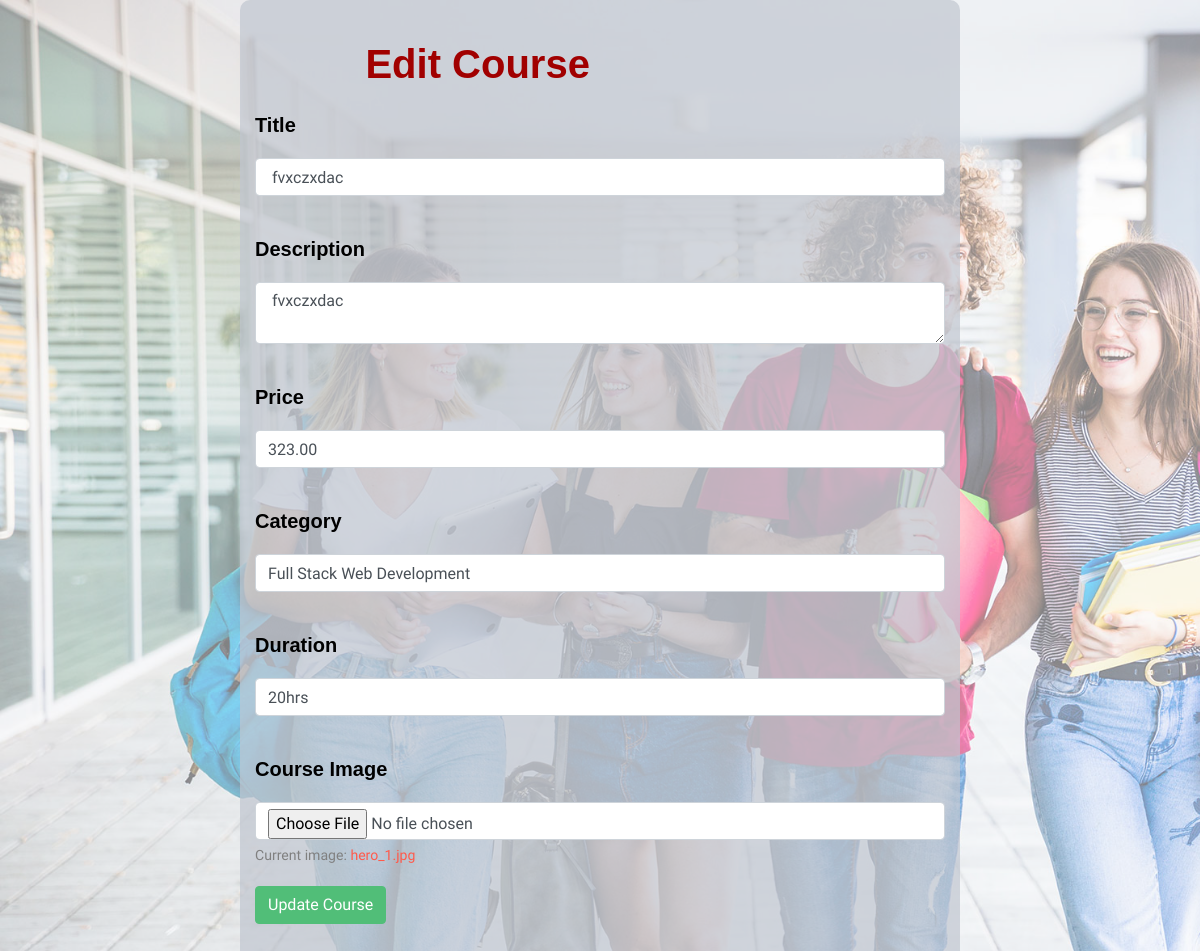
Page /edit_course/1 on the earlier database version.
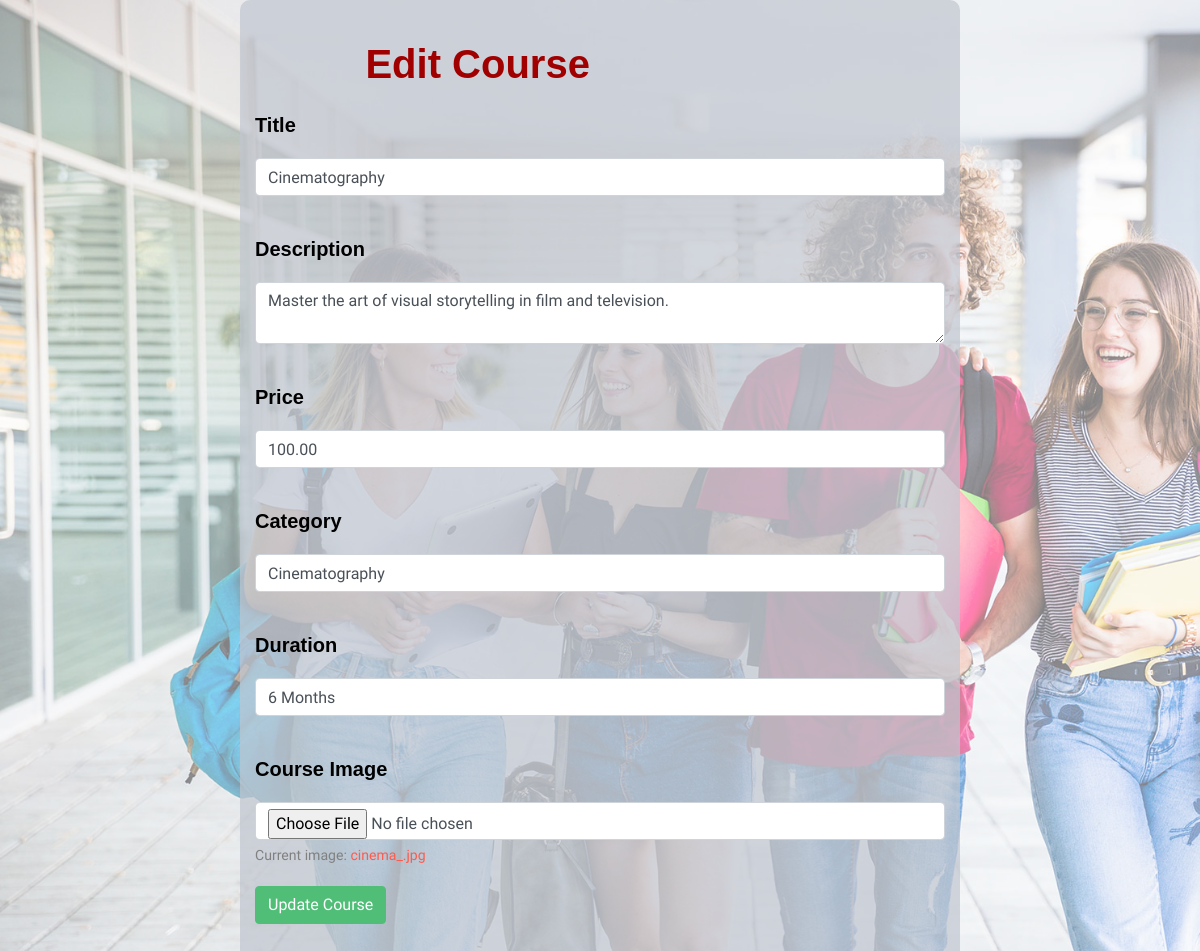
Same page on the later database version.
### model.py (models this page shows, shortened)
class Course(db.Model):
    id = db.Column(db.Integer, primary_key=True)
    title = db.Column(db.String(150))
    description = db.Column(db.String(500))
    price = db.Column(db.Float)
    student_id = db.Column(db.Integer, db.ForeignKey('student.id'))
    instructor_id = db.Column(db.Integer, db.ForeignKey('instructor.id'))
    image = db.Column(db.String(150), nullable=False)
    category = db.Column(db.String(100), nullable=False)
    duration = db.Column(db.String(30))
    instructor = db.relationship('Instructor', back_populates='courses')
    payments = db.relationship('Payment', back_populates='course')

### admin.py (the view, shortened to what this page needs)
@admin.route('/edit_course/<int:course_id>', methods=['GET', 'POST'])
def edit_course(course_id):
    course = Course.query.get_or_404(course_id)
    form = EditCourseForm(obj=course)
    return render_template('edit_course.html', form=form, course=course)

### forms.py
class EditCourseForm(FlaskForm):
    title = StringField('Title', validators=[InputRequired()])
    description = TextAreaField('Description', validators=[InputRequired()])
    price = DecimalField('Price', validators=[InputRequired(), NumberRange(min=0)])
    category = StringField('Category', validators=[InputRequired()])
    duration = StringField('Duration', validators=[InputRequired()])
    instructor = QuerySelectField('Instructor', query_factory=lambda: Instructor.query.all(), get_label='fullname')
    image = FileField('Course Image')

### model.py (called while the page is built)
    def __repr__(self):
        return f'<Instructor {self.fullname}>'

### templates/edit_course.html (shortened to what this page needs)
<!DOCTYPE html>
<html lang="en">
  <head>
    <link
      rel="stylesheet"
      href="{{ url_for('static', filename='css/bootstrap.min.css') }}"
    />
    <link
      rel="stylesheet"
      href="{{ url_for('static', filename='css/jquery-ui.css') }}"
    />
    <link
      rel="stylesheet"
      href="{{ url_for('static', filename='css/owl.carousel.min.css') }}"
    />
    <link
      rel="stylesheet"
      href="{{ url_for('static', filename='css/owl.theme.default.min.css') }}"
    />
    <link
      rel="stylesheet"
      href="{{ url_for('static', filename='css/jquery.fancybox.min.css') }}"
    />
    <link
      rel="stylesheet"
      href="{{ url_for('static', filename='css/bootstrap-datepicker.css') }}"
    />
    <link
      rel="stylesheet"
      href="{{ url_for('static', filename='fonts/flaticon/font/flaticon.css') }}"
    />
    <link
      rel="stylesheet"
      href="{{ url_for('static', filename='css/jquery.mb.YTPlayer.min.css') }}"
      media="all"
      type="text/css"
    />
    <link
      rel="stylesheet"
      href="{{ url_for('static', filename='css/style.css') }}"
    />
    <link
      rel="stylesheet"
      href="{{ url_for('static', filename='fonts/icomoon/style.css') }}"
    />
  </head>
  <body>
    <div class="container">
      <h1>Edit Course</h1>
      <form
        action="{{ url_for('admin.edit_course', course_id=course.id) }}"
        method="POST"
        enctype="multipart/form-data"
      >
        <div class="form-group">
          <label for="title">{{ form.title.label }}</label>
          {{ form.title(class="form-control") }}
        </div>
        <div class="form-group">
          <label for="description">{{ form.description.label }}</label>
          {{ form.description(class="form-control") }}
        </div>
        <div class="form-group">
          <label for="price">{{ form.price.label }}</label>
          {{ form.price(class="form-control") }}
        </div>
        <div class="form-group">
          <label for="category">{{ form.category.label }}</label>
          {{ form.category(class="form-control") }}
        </div>
        <div class="form-group">
          <label for="duration">{{ form.duration.label }}</label>
          {{ form.duration(class="form-control") }}
        </div>
        <div class="form-group">
          <label for="image">{{ form.image.label }}</label>
          {{ form.image(class="form-control") }}
          <small
            >Current image:
            <a
              href="{{ url_for('static', filename='images/' + course.image) }}"
              target="_blank"
              >{{ course.image }}</a
            ></small
          >
        </div>
        <button type="submit" class="btn btn-primary">Update Course</button>
      </form>
    </div>
  </body>
</html>

Differences in the rows shown:
changed Course: title "fvxczxdac" → "Cinematography"; description "fvxczxdac" → "Master the art of visual storytelling in film and television."; price "323.00" → "100.00"; category "Full Stack Web Development" → "Cinematography"; duration "20hrs" → "6 Months"; image "hero_1.jpg" → "cinema_.jpg"
